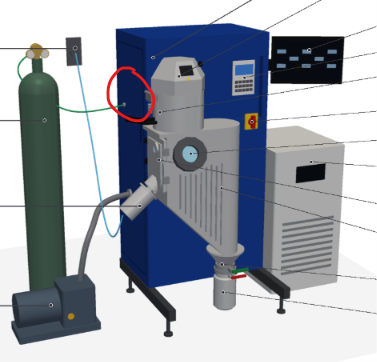
#> input picture atomizer-cable-holder/rebuild/magnet/circle_on_render.png, 377 x 362 px
$ python make_spot_figure.py
#> lines starting #> are read from the running program, lines starting #| are printed output that depends on the picture
"""Ronnie's magnet spot, beside the same corner of the real machine: writes spot.png.

The two photos are keyframes from the training recordings, committed on the PR #255 branch
(`atomizer-training/keyframes/sop/`). They are read straight from git, so fetch that branch first:

    git fetch origin claude/issue-124-20261003-0335
    python make_spot_figure.py
"""
import io
import subprocess
from pathlib import Path

from PIL import Image, ImageDraw, ImageFont

HERE = Path(__file__).resolve().parent
BRANCH = "origin/claude/issue-124-20261003-0335"
FONT = "/usr/share/fonts/truetype/dejavu/DejaVuSans.ttf"
BOLD = "/usr/share/fonts/truetype/dejavu/DejaVuSans-Bold.ttf"
H = 360                       # panel height, px
ARROW = (255, 140, 0)         # orange: reads on the blue panels and the steel


def keyframe(name: str) -> Image.Image:
    blob = subprocess.run(["git", "show", f"{BRANCH}:atomizer-training/keyframes/sop/{name}.jpg"],
                          capture_output=True, check=True, cwd=HERE).stdout
    im = Image.open(io.BytesIO(blob)).convert("RGB")
    return im.resize((round(im.width * H / im.height), H), Image.LANCZOS)


def arrow(d: ImageDraw.ImageDraw, tail, head, width=5):
    import math
    d.line([tail, head], fill=(0, 0, 0), width=width + 4)
    d.line([tail, head], fill=ARROW, width=width)
    ang = math.atan2(head[1] - tail[1], head[0] - tail[0])
    pts = [head] + [(head[0] - 20 * math.cos(ang + s * 0.45), head[1] - 20 * math.sin(ang + s * 0.45)) for s in (1, -1)]
    d.polygon(pts, fill=ARROW, outline=(0, 0, 0))


def label(d: ImageDraw.ImageDraw, xy, text, font):
    x, y = xy
    box = d.multiline_textbbox((x, y), text, font=font, spacing=3)
    d.rectangle([box[0] - 5, box[1] - 4, box[2] + 5, box[3] + 4], fill=(255, 255, 255), outline=(0, 0, 0))
    d.multiline_text((x, y), text, font=font, fill=(0, 0, 0), spacing=3)


def main():
    f = ImageFont.truetype(FONT, 17)
    fb = ImageFont.truetype(BOLD, 18)

    # 1. Ronnie's circle, drawn on our CAD render (atomizer-training/viz3d/out/machine.png)
    a = Image.open(HERE / "circle_on_render.png").convert("RGB")
    a = a.resize((round(a.width * H / a.height), H), Image.LANCZOS)
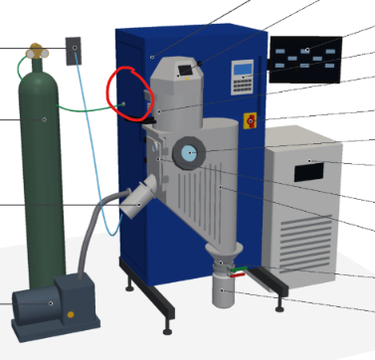
#> a: PIL image 375x360 RGB; mean R, G, B 161.1, 166.6, 176.3

    # 2. The corner above the atomization chamber: black hoses leave the cabinet's left side and
    #    loop into the furnace (T7 20:04)
    b = keyframe("FDRTt68Vfvo_01204")
    db = ImageDraw.Draw(b)
    arrow(db, (250, 175), (215, 102))
    label(db, (150, 180), "black hoses from the cabinet\ninto the furnace: the coil leads", f)
    label(db, (330, 300), "top of the atomization chamber", f)

    # 3. The cabinet's left side door being closed (T1 04:06). The same hoses are just past its
    #    free edge; behind it are the air, argon and pneumatics, and the coolant flow check
    c = keyframe("wRc8p2_FnJo_00246")
    dc = ImageDraw.Draw(c)
    arrow(dc, (520, 330), (585, 215))
    label(dc, (300, 300), "the same black hoses", f)
    label(dc, (285, 105), "left side door", f)

    gap, top, bottom = 16, 34, 64
    W = a.width + b.width + c.width + 4 * gap
    out = Image.new("RGB", (W, top + H + bottom), "white")
    d = ImageDraw.Draw(out)
    x = gap
    for im, title in ((a, "Your circle, on our CAD render"),
                      (b, "The same corner on the machine (T7 20:04)"),
                      (c, "Cabinet's left side door (T1 04:06)")):
        out.paste(im, (x, top))
        d.text((x, 8), title, font=fb, fill=(0, 0, 0))
        x += im.width + gap
    d.text((gap, top + H + 10),
           "Stick the magnet on bare painted panel at least a hand's width (about 10 cm) from the black hoses, "
           "and look at what is behind the panel first.", font=f, fill=(0, 0, 0))
    d.text((gap, top + H + 34),
           "Photos: keyframes of the training recordings (PR #255). Render: atomizer-training/viz3d.",
           font=ImageFont.truetype(FONT, 14), fill=(90, 90, 90))
    out.save(HERE / "spot.png", optimize=True)
    print("spot.png", out.size)


if __name__ == "__main__":
    main()
#> (the call stopped at in keyframe, `blob = subprocess.run(["git", "show", f"{BRANCH}:atomizer-training/key..`: subprocess is not available in this run)
